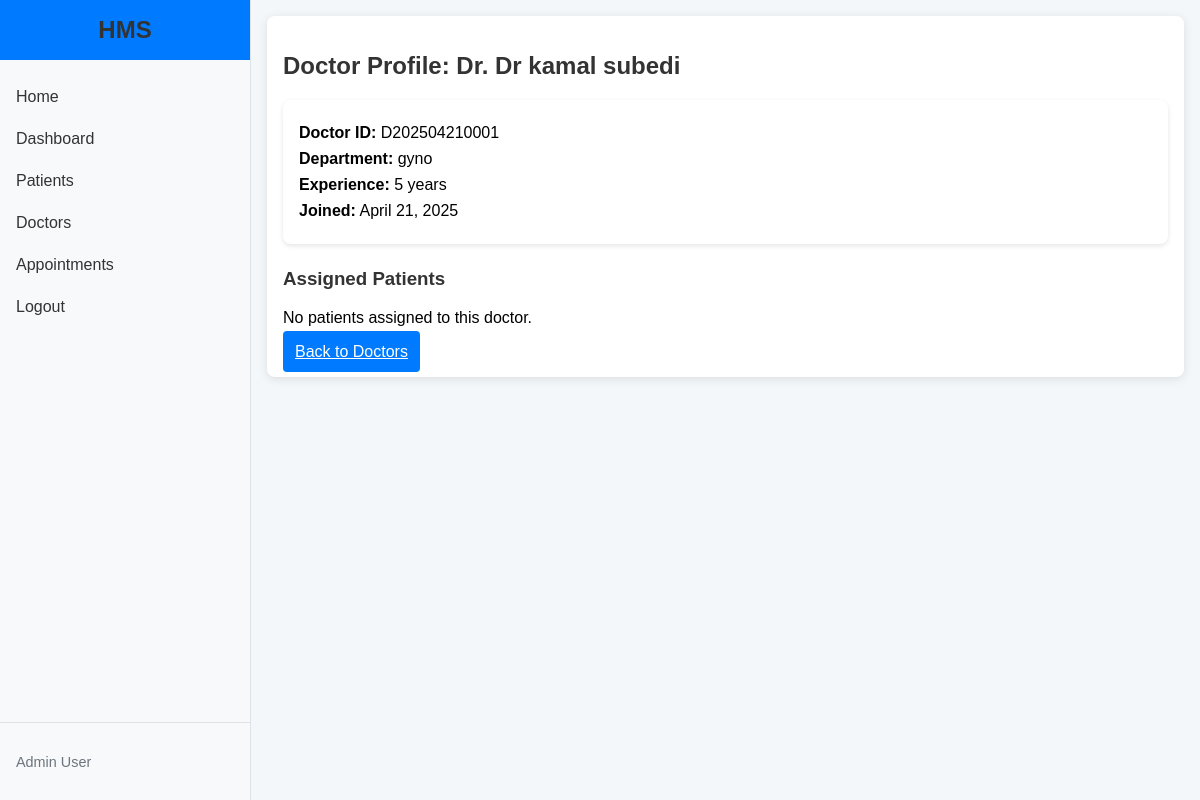
The page /doctors/1/ (signed in) on the database its author committed.
### core/models.py (models this page shows, shortened)
class Doctor(models.Model):
    doctor_id = models.CharField(max_length=10, unique=True, editable=False)
    name = models.CharField(max_length=100)
    department = models.CharField(max_length=50)
    experience_years = models.PositiveIntegerField()
    created_at = models.DateTimeField(auto_now_add=True)

### core/views.py (the view)
# urls.py: path('doctors/<int:id>/', views.doctor_profile, name='doctor_profile'),
@login_required
def doctor_profile(request, id):
    doctor = get_object_or_404(Doctor, id=id)
    assigned_patients = Patient.objects.filter(doctor=doctor)
    context = {
        'doctor': doctor,
        'assigned_patients': assigned_patients,
    }
    return render(request, 'doctor_profile.html', context)

### templates/doctor_profile.html
{% extends 'base.html' %}
{% load static %}
{% block content %}
    <div class="content-wrapper">
        <div class="form-container">
            <h2>Doctor Profile: Dr. {{ doctor.name }}</h2>
            <div class="doctor-details">
                <p><strong>Doctor ID:</strong> {{ doctor.doctor_id }}</p>
                <p><strong>Department:</strong> {{ doctor.department }}</p>
                <p><strong>Experience:</strong> {{ doctor.experience_years }} years</p>
                <p><strong>Joined:</strong> {{ doctor.created_at|date:"F d, Y" }}</p>
            </div>
            <h3>Assigned Patients</h3>
            {% if assigned_patients %}
                <table class="patient-table">
                    <thead>
                        <tr>
                            <th>Patient ID</th>
                            <th>Name</th>
                            <th>Age</th>
                            <th>Gender</th>
                        </tr>
                    </thead>
                    <tbody>
                        {% for patient in assigned_patients %}
                            <tr>
                                <td>{{ patient.patient_id }}</td>
                                <td>{{ patient.first_name }} {{ patient.last_name }}</td>
                                <td>{{ patient.age }}</td>
                                <td>{{ patient.gender }}</td>
                            </tr>
                        {% endfor %}
                    </tbody>
                </table>
            {% else %}
                <p>No patients assigned to this doctor.</p>
            {% endif %}
            <a href="{% url 'doctor_list' %}" class="btn btn-primary">Back to Doctors</a>
        </div>
    </div>
{% endblock %}

### static/css/style.css (style rules this page uses)
body { font-family: Arial, sans-serif; background-color: #f4f7fa; margin: 0; padding: 0; }
h2, h3 { color: #333; }
.btn { padding: 0.75rem; border: none; border-radius: 4px; cursor: pointer; font-size: 1rem; }
.btn-primary { background-color: #007bff; color: white; }
.form-container, .home-container { max-width: none; margin: 0; padding: 1rem; background: white; border-radius: 8px; box-shadow: 0 2px 10px rgba(0,0,0,0.1); }
.content-wrapper { max-width: 1200px; margin: 0 auto; }
.doctor-details { background: white; padding: 1rem; border-radius: 8px; box-shadow: 0 2px 5px rgba(0,0,0,0.1); margin-bottom: 1.5rem; }
.doctor-details p { margin: 0.5rem 0; }

### rows shown on the page
Doctor: name "Dr kamal subedi", doctor_id "D202504210001", department "gyno", experience_years "5", created_at "April 21, 2025"
